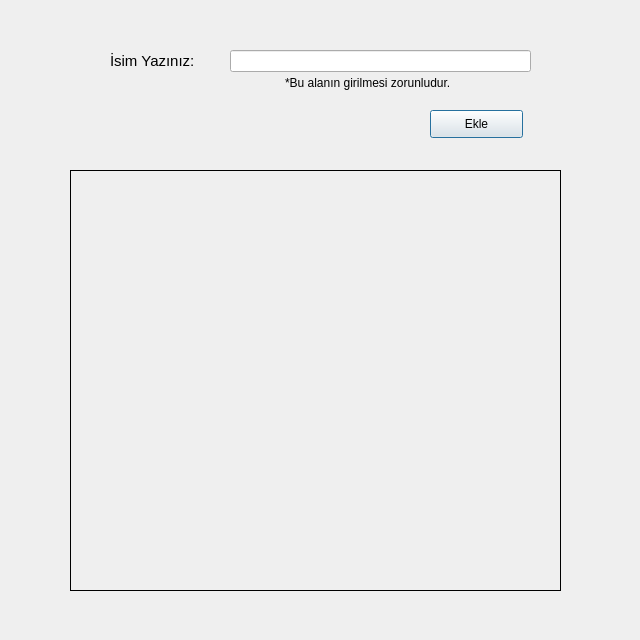
<?xml version="1.0" encoding="UTF-8"?>
<ui version="4.0">
 <class>Dialog</class>
 <widget class="QDialog" name="Dialog">
  <property name="geometry">
   <rect>
    <x>0</x>
    <y>0</y>
    <width>640</width>
    <height>640</height>
   </rect>
  </property>
  <property name="windowTitle">
   <string>Dialog</string>
  </property>
  <widget class="QLabel" name="labelText">
   <property name="geometry">
    <rect>
     <x>110</x>
     <y>50</y>
     <width>111</width>
     <height>21</height>
    </rect>
   </property>
   <property name="font">
    <font>
     <pointsize>11</pointsize>
    </font>
   </property>
   <property name="text">
    <string>İsim Yazınız: </string>
   </property>
   <property name="textFormat">
    <enum>Qt::AutoText</enum>
   </property>
  </widget>
  <widget class="QLabel" name="labelImage">
   <property name="enabled">
    <bool>true</bool>
   </property>
   <property name="geometry">
    <rect>
     <x>70</x>
     <y>170</y>
     <width>491</width>
     <height>421</height>
    </rect>
   </property>
   <property name="frameShape">
    <enum>QFrame::Box</enum>
   </property>
   <property name="text">
    <string/>
   </property>
  </widget>
  <widget class="QLineEdit" name="lineName">
   <property name="geometry">
    <rect>
     <x>230</x>
     <y>50</y>
     <width>301</width>
     <height>22</height>
    </rect>
   </property>
  </widget>
  <widget class="QPushButton" name="addImage">
   <property name="geometry">
    <rect>
     <x>430</x>
     <y>110</y>
     <width>93</width>
     <height>28</height>
    </rect>
   </property>
   <property name="text">
    <string>Ekle</string>
   </property>
  </widget>
  <widget class="QLabel" name="lblWarning">
   <property name="geometry">
    <rect>
     <x>285</x>
     <y>72</y>
     <width>231</width>
     <height>21</height>
    </rect>
   </property>
   <property name="font">
    <font>
     <pointsize>9</pointsize>
    </font>
   </property>
   <property name="text">
    <string>*Bu alanın girilmesi zorunludur.</string>
   </property>
  </widget>
 </widget>
 <resources/>
 <connections/>
</ui>
